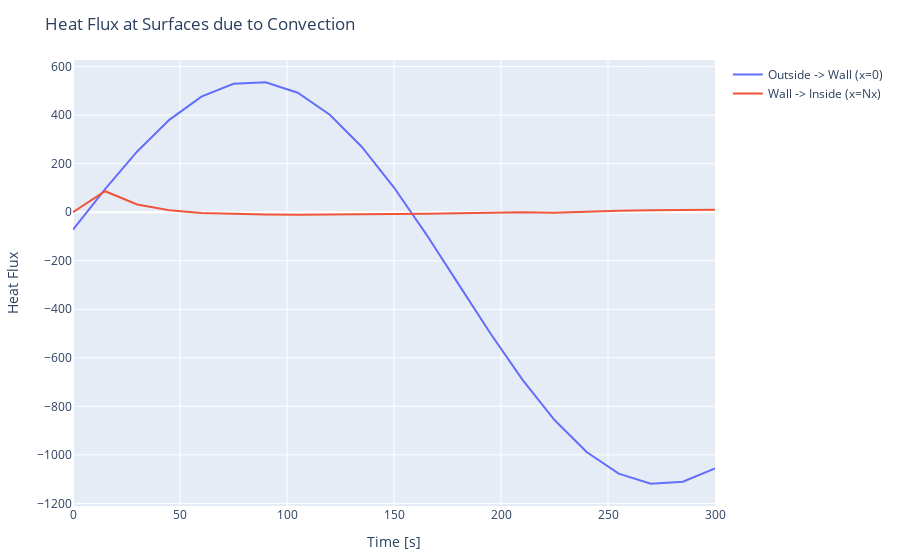

This figure's notebook cell:
### Code cell
time_val_arr = time_val |> collect;
trace1 = PlotlyJS.scatter(x=time_val_arr, y=E_conv_in_time, mode="lines", name="Wall -> Inside (x=Nx)")

trace2 = PlotlyJS.scatter(x=time_val_arr, y=E_conv_out_time,mode="lines", name="Outside -> Wall (x=0)")

# .plot(t/3600, T_int, mode="lines", name="T_int", )
PlotlyJS.plot([trace2, trace1], Layout(;title="Heat Flux at Surfaces due to Convection", showlegend=true, xaxis_title="Time [s]", yaxis_title="Heat Flux" ),  config=PlotConfig(scrollZoom=false))

### Figure 1 — Plotly figure (JSON) as saved in the notebook; plotly's stock layout.template omitted (floating-point values rounded to 4 significant figures)
{"data": [{"mode": "lines", "name": "Outside -> Wall (x=0)", "type": "scatter", "x": [0, 15, 30, 45, 60, 75, 90, 105, 120, 135, 150, 165, 180, 195, 210, 225, 240, 255, 270, 285, 300], "y": [-71.99, 95.5, 250.3, 380.6, 476.3, 529.5, 535.4, 492.3, 401.9, 269.1, 101.7, -90.12, -294.5, -498.7, -690.0, -856.6, -988.4, -1077.0, -1119.0, -1111.0, -1056.0]}, {"mode": "lines", "name": "Wall -> Inside (x=Nx)", "type": "scatter", "x": [0, 15, 30, 45, 60, 75, 90, 105, 120, 135, 150, 165, 180, 195, 210, 225, 240, 255, 270, 285, 300], "y": [-0.0072, 86.39, 31.91, 7.73, -3.03, -7.461, -9.44, -10.09, -9.959, -9.27, -8.113, -6.539, -4.602, -2.368, 0.1338, -2.356, 3.027, 5.954, 8.147, 9.632, 10.45]}], "layout": {"margin": {"b": 50, "l": 50, "r": 50, "t": 60}, "showlegend": true, "title": "Heat Flux at Surfaces due to Convection", "xaxis": {"title": {"text": "Time [s]"}}, "yaxis": {"title": {"text": "Heat Flux"}}}}
